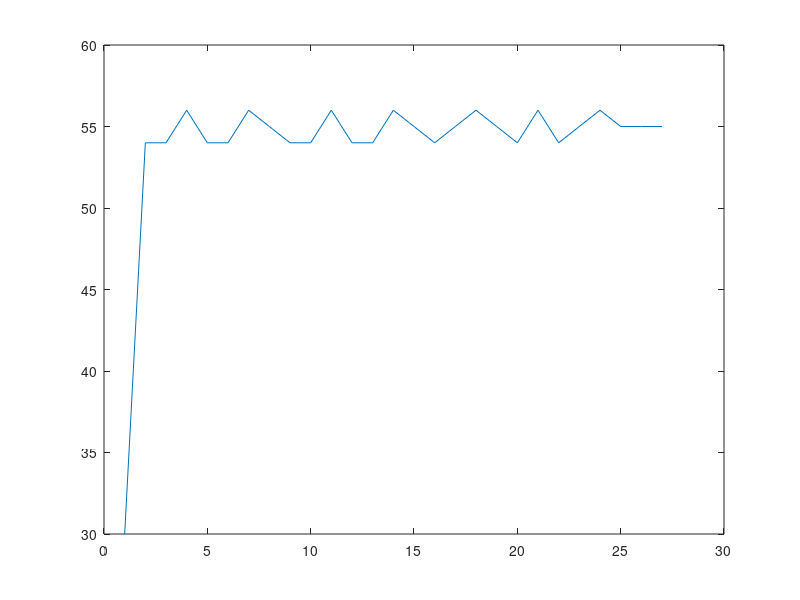

Source code (MATLAB): (Note: this script raises an error after producing the figure.)
%This script stimulates a trial history generation technique that aims to have the amount of trials for each type of triple sequence be as close to each other as possible 
%The strategy is to take the set of 27 possible triple sequences and generate a pool of triple sequences by multiplying by a scalar number, X to yield 27 * X triple sequences. 
%Then, triple sequences are removed from this pool one at a time and added to a growing trial history matrix. After each removal of a new triple sequence, the two additional 
%triple sequences created from the nm1, nm2, nm3 and nm2,nm3,nm4 trials are also removed from the pool. 

clear all

conditions = [1 2 3];
%1 = A
%2 = V
%3 = AV

%Generating tripleSequences, a 27x3 Matrix that classifies each triple sequence with its corresponding nm2, nm1, and n trial types
counter = 0;
tripleSequences = zeros(27,3);
for i = 1:3
    for j = 1:3
        for k = 1:3
            counter = counter + 1;
            tripleSequences(counter,:) = [conditions(i) conditions(j) conditions(k)];
        end
    end
end

%Generating tripleSequencesPool
minimum = 18;
tripleSequencesPool = repmat(tripleSequences, minimum*3, 1);
numberTripleSequences = size(tripleSequencesPool,1);
shuffler = randperm(numberTripleSequences);
tripleSequencesPool = tripleSequencesPool(shuffler, :);
tripleSequencesPoolCopy = tripleSequencesPool;

%Main loop to remove triple sequences from the tripleSequencesPool and add them to the growing trial history matrix, trialMatrix
trialMatrix = [];
for j = 1:minimum*27
    matchindcs = [];
    trialMatrix = [trialMatrix tripleSequencesPool(1,:)];
    for i = 0:2
        if numel(trialMatrix) > 3
            nm2 = trialMatrix(end - i - 2);
            nm1 = trialMatrix(end - i - 1);
            n = trialMatrix(end - i);
        elseif numel(trialMatrix) == 3
            nm2 = trialMatrix(end - 2);
            nm1 = trialMatrix(end - 1);
            n = trialMatrix(end);
        end
        [Lia Locb] = ismember([nm2 nm1 n], tripleSequencesPool, 'rows');
        matchindcs = Locb;
        if numel(matchindcs) > 0 && Locb > 0
            removeindx = matchindcs(1);
            tripleSequencesPool(removeindx, :) = [];
        end
    end
end
numberTrials = size(trialMatrix, 2);

%Counts the number of trials per each triple sequence type
counterMatrix = zeros(3,3,3);
for i = 3:numberTrials
    nm2 = trialMatrix(i - 2);
    nm1 = trialMatrix(i - 1);
    n = trialMatrix(i);
    counterMatrix(nm2, nm1, n) = counterMatrix(nm2, nm1, n) + 1;
end

%Plots a line graph of the number of trials per each triple sequence type
counter = 0;
xAxis = zeros(1,27);
yAxis = xAxis;
for i = 1:3
    for j = 1:3
        for k = 1:3
            counter = counter + 1;
            xAxis(counter) = counter;
            yAxis(counter) = counterMatrix(i, j, k);
        end
    end
end
figure;
plot(xAxis, yAxis);
drawnow;
%% Exporting as .txt file 
Outdir = uigetdir('C:\Users\achen52\Documents\SMART\triplesequence\','Select Output Directory for the .txts!'); 
trialsPerBlock = 54;
blocks = fix(size(trialMatrix,2)/trialsPerBlock);
block = 1;
%trialMatrix = trialMatrix';
for block = 1:blocks
    fileID = fopen([Outdir '\block' num2str(block) '.txt'],'w');
    for j = 1:trialsPerBlock
        fprintf(fileID,'%d\r\n',trialMatrix((block-1)*trialsPerBlock + j));
    end
    fclose(fileID)
end
